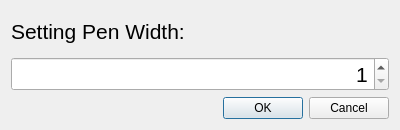
<?xml version="1.0" encoding="UTF-8"?>
<ui version="4.0">
 <class>Dialog</class>
 <widget class="QDialog" name="Dialog">
  <property name="geometry">
   <rect>
    <x>0</x>
    <y>0</y>
    <width>400</width>
    <height>130</height>
   </rect>
  </property>
  <property name="windowTitle">
   <string>Set Pen Width</string>
  </property>
  <layout class="QVBoxLayout" name="verticalLayout">
   <item>
    <widget class="QLabel" name="label">
     <property name="font">
      <font>
       <pointsize>16</pointsize>
      </font>
     </property>
     <property name="text">
      <string>Setting Pen Width:</string>
     </property>
    </widget>
   </item>
   <item>
    <widget class="QSpinBox" name="thewid">
     <property name="font">
      <font>
       <pointsize>16</pointsize>
      </font>
     </property>
     <property name="layoutDirection">
      <enum>Qt::LeftToRight</enum>
     </property>
     <property name="alignment">
      <set>Qt::AlignRight|Qt::AlignTrailing|Qt::AlignVCenter</set>
     </property>
     <property name="minimum">
      <number>1</number>
     </property>
     <property name="maximum">
      <number>20</number>
     </property>
    </widget>
   </item>
   <item>
    <widget class="QDialogButtonBox" name="buttonBox">
     <property name="orientation">
      <enum>Qt::Horizontal</enum>
     </property>
     <property name="standardButtons">
      <set>QDialogButtonBox::Cancel|QDialogButtonBox::Ok</set>
     </property>
    </widget>
   </item>
  </layout>
 </widget>
 <resources/>
 <connections>
  <connection>
   <sender>buttonBox</sender>
   <signal>accepted()</signal>
   <receiver>Dialog</receiver>
   <slot>accept()</slot>
   <hints>
    <hint type="sourcelabel">
     <x>248</x>
     <y>254</y>
    </hint>
    <hint type="destinationlabel">
     <x>157</x>
     <y>274</y>
    </hint>
   </hints>
  </connection>
  <connection>
   <sender>buttonBox</sender>
   <signal>rejected()</signal>
   <receiver>Dialog</receiver>
   <slot>reject()</slot>
   <hints>
    <hint type="sourcelabel">
     <x>316</x>
     <y>260</y>
    </hint>
    <hint type="destinationlabel">
     <x>286</x>
     <y>274</y>
    </hint>
   </hints>
  </connection>
 </connections>
</ui>
